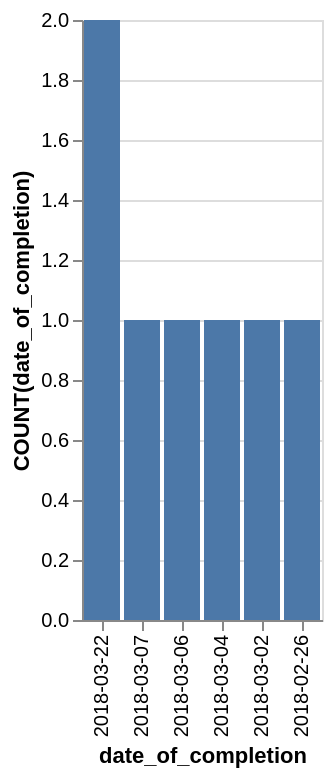

Specify this chart in Vega-Lite:
### Vega-Lite specification from a JSON file in a GitHub repository (floating-point values rounded to 4 significant figures)
{"data": {"values": [{"x_data": "2018-03-22", "y_data": 2}, {"x_data": "2018-03-07", "y_data": 1}, {"x_data": "2018-03-06", "y_data": 1}, {"x_data": "2018-03-04", "y_data": 1}, {"x_data": "2018-03-02", "y_data": 1}, {"x_data": "2018-02-26", "y_data": 1}]}, "mark": "bar", "encoding": {"x": {"field": "x_data", "type": "nominal", "title": "date_of_completion", "sort": "descending"}, "y": {"field": "y_data", "type": "quantitative", "title": "COUNT(date_of_completion)"}}}
